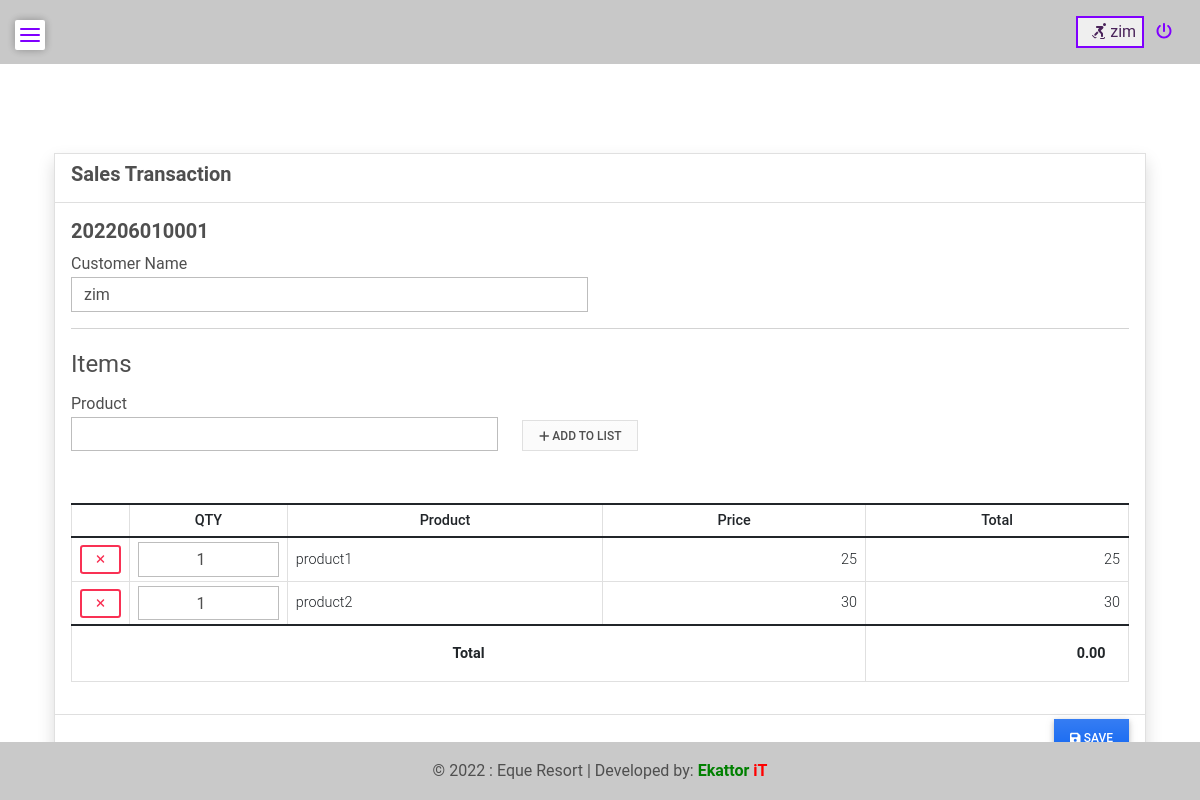
The app's page /manage_laundry/105 (signed in) with its own data.
### dataSet/models.py (models this page shows, shortened)
class Invoice(models.Model):
    transaction = models.CharField(max_length = 250)
    customer = models.CharField(max_length = 250)
    total = models.FloatField(default= 0)
    paid = models.FloatField(default= 0, blank=True, null=True)
    due = models.FloatField(default=0, blank=True, null=True)
    date_created = models.DateTimeField(default=timezone.now)
    date_updated = models.DateTimeField(auto_now=True)

class Invoice_Item(models.Model):
    invoice = models.ForeignKey(Invoice, on_delete=models.CASCADE)
    product = models.ForeignKey(Product, on_delete=models.CASCADE)
    stock = models.ForeignKey(Stock, on_delete=models.CASCADE, blank=True, null=True)
    buy_price = models.FloatField(default=0)
    price = models.FloatField(default=0)
    quantity = models.FloatField(default=0)
    def amount(self):
        return self.quantity * self.price

class Product(models.Model):
    code = models.CharField(max_length=100, blank=True, null=True)
    name = models.CharField(max_length=250, blank=True, null=True)
    brand = models.CharField(max_length=250, blank=True, null=True)
    unit = models.CharField(max_length=250, blank=True, null=True)
    rate = models.FloatField(default=0, blank=True, null=True)
    price = models.FloatField(default=0)
    status = models.CharField(max_length=2, choices=(('1', 'Active'), ('2', 'Inactive')), default=1)
    date_created = models.DateTimeField(default=timezone.now)
    date_updated = models.DateTimeField(auto_now=True)
    def __str__(self):
        return self.name + ' - ' + self.code

### dataSet/views.py (the view)
# urls.py: path('manage_laundry',views.manage_laundry,name='manage-laundry'),
@login_required
def manage_laundry(request, pk=None):
    context['page'] = 'manage_laundry'
    context['page_title'] = 'Manage laundry'
    context['products'] = Product.objects.filter(status=1).all()
    if pk is None:
        context['laundry'] = {}
        context['items'] = {}
    else:
        context['laundry'] = Invoice.objects.get(id=pk)
        context['items'] = Invoice_Item.objects.filter(invoice__id=pk).all()
    return render(request, 'manage_sale.html', context)

### dataSet/forms.py (shortened to what this page needs)
class UpdateProfile(UserChangeForm):
    username = forms.CharField(max_length=250,help_text="The Username field is required.")
    email = forms.EmailField(max_length=250,help_text="The Email field is required.")
    first_name = forms.CharField(max_length=250,help_text="The First Name field is required.")
    last_name = forms.CharField(max_length=250,help_text="The Last Name field is required.")
    current_password = forms.CharField(max_length=250)
    class Meta:
        model = User
        fields = ('email', 'username','first_name', 'last_name')

### dataSet/templates/manage_sale.html (shortened to what this page needs)
{% extends 'base.html' %} {% load humanize %} {% block pageContent %}
<div class="container pt-3">
    <div class="card card-default border shadow rounded-0">
        <div class="card-header">
            <div class="w-100 d-flex justify-content-between">
                <h5 class="fw-bolder card-title">Sales Transaction</h5>
            </div>
        </div>
        <div class="card-body">
            <div class="conteiner-fluid">
                <form action="" id="sale-form">
                    {% if laundry.transaction %}
                        <div class="row">
                            <div class="col-lg-6 col-md-6 col-sm-12 col-xs-12">
                                <div class="h5"><b>{{laundry.transaction}}</b></div>
                            </div>
                        </div>
                        {% endif %}
                    <div class="row">
                        <div class="col-lg-6 col-md-6 col-sm-12 col-xs-12">
                            <div class="from-group">
                                <label for="customer" class="control-label">Customer Name</label>
                                <input type="text" id="customer" name="customer" class="form-control rounded-0" value="{{laundry.customer}}">
                            </div>
                        </div>
                    </div>
                    <hr>
                    <fieldset>
                        <legend>Items</legend>
                        <div class="row align-items-end">
                            <div class="col-lg-5 col-md-6 col-sm-12 col-xs-12">
                                <div class="from-group">
                                    <label for="pid" class="control-label">Product</label>
                                    <select type="text" id="pid" class="form-control rounded-0">
                                        <option value="" selected="selected" disabled="disabled"></option>
                                        {% for product in products %}
                                            <option value="{{ product.pk }}">{{ product }}</option>
                                        {% endfor %}
                                    </select>
                                </div>
                            </div>
                            <div class="col-lg-2 col-md-2 col-sm-12 col-xs-12">
                                <button class="btn btn-sm btn-light border bg-gradient rounded-0 shadow-0" id="add_to_list" type="button"><i class="fa fa-plus"></i> Add to List</button>
                            </div>
                        </div>
                        <br>
                        <br>
                        <table class="table table-bordered" id="product-tbl">
                            <colgroup>
                                <col width="5%">
                                <col width="15%">
                                <col width="30%">
                                <col width="25%">
                                <col width="25%">
                            </colgroup>
                            <thead>
                                <tr>
                                    <th class="text-center px-2 py-1"></th>
                                    <th class="text-center px-2 py-1">QTY</th>
                                    <th class="text-center px-2 py-1">Product</th>
                                    <th class="text-center px-2 py-1">Price</th>
                                    <th class="text-center px-2 py-1">Total</th>
                                </tr>
                            </thead>
                            <tbody>
                                {% for pitem in items %}
                                <tr class="item">
                                    <td class="align-middle text-center px-2 py-1">
                                        <button class="btn btn-outline-danger btn-sm rem-item" type="button"><i class="fa fa-times"></i></button>
                                    </td>
                                    <td class="align-middle text-center px-2 py-1"><input type="number" min="0" name="quantity[]" value="{{pitem.quantity|floatformat}}" class="form-control rounded-0  text-center input-quantity"></td>
                                    <td class="align-middle px-2 py-1 product_name">{{pitem.product.name}}</td>
                                    <td class="align-middle text-end px-2 py-1 product_price">{{pitem.price|floatformat}}</td>
                                    <td class="align-middle text-end px-2 py-1 product_total">{{pitem.amount|floatformat}}</td>
                                </tr>
                                {% endfor %}
                            </tbody>
                            <tfoot>
                                <th colspan="4" class="text-center"><b>Total</b></th>
                                <th class="text-end">
                                    <span class="fw-bold" id="total">0.00</span>
                                </th>
                            </tfoot>
                        </table>
                    </fieldset>
                </form>
            </div>
        </div>
        <div class="card-footer py-1 text-end">
            <button class="btn btn-primary bg-gradient px-3 rounded-0" form="sale-form"><i class="fa fa-save"></i> Save</button>
        </div>
    </div>
</div>
 {% endblock pageContent %}

### dataSet/templates/base.html (shortened to what this page needs)
{% load static %}
<!DOCTYPE html>
<html lang="en">
<head>
    <link rel="stylesheet" href="https://cdnjs.cloudflare.com/ajax/libs/font-awesome/5.12.1/css/all.min.css">
    <link href='https://unpkg.com/boxicons@2.1.2/css/boxicons.min.css' rel='stylesheet'>
    <link rel="stylesheet" href="{% static 'assets/font-awesome/css/all.min.css' %}">
    <link rel="stylesheet" href="{% static 'assets/bootstrap/css/bootstrap.min.css' %}">
    <link rel="stylesheet" href="{% static 'assets/select2/dist/css/select2.min.css' %}">
    <link rel="stylesheet" href="{% static 'assets/mdb-blogtemplate/css/mdb.min.css' %}" />
    <link rel="stylesheet" href="{% static 'assets/DataTables/datatables.min.css' %}" />
    <link rel="stylesheet" href="{% static 'assets/default/css/style.css' %}">
</head>
<body class="">
<header class="bg-light text-lg-start">
    <div class="text-center p-3" style="background-color: rgba(0, 0, 0, 0.2); position: relative; width: 100%;">
        <div class="container-fluid">
            <div class="row">
                <div class="col-sm-7">
                    </div>
                <div class="col-sm-5">
                    <div class="text-end ">
                        {% if user.is_authenticated %}
                        <button title="Profile" style="border: 2px solid #8000ff;"><a href="profile" style="color: #4A235A;">&nbsp;&nbsp;<i class="fas fa-skating"></i> {{request.user}}</a></button>
                        <a href="{% url 'logout' %}" title="Logout" style="color: #8000ff;">&nbsp;&nbsp;<i class="fas fa-power-off"></i></a>
                        {% else %}
                        <a href="{% url 'login' %}" title="Login" style="color: #8000ff;">&nbsp;&nbsp;<i class="fas fa-sign-in-alt"></i> login</a>
                        {% endif %}
                    </div>
                </div>
            </div>
        </div>
    </div>
</header>
    <main class="py-5">
        <label>
		<div class="toggle">
			<span class="top_line common"></span>
			<span class="middle_line common"></span>
			<span class="bottom_line common"></span>
		</div>
	</label>
        <section class="">
            <div class="container mb-3">
                {% block pageContent %} {% endblock pageContent %}
            </div>
        </section>
    </main>
    <footer class="bg-light text-lg-start">
        <div class="text-center p-3" style="background-color: rgba(0, 0, 0, 0.2); position: relative; width: 100%;">
            © {% now 'Y' %} : Eque Resort | Developed by:
            <a class="text-dark" href="https://ekattorit.com/" target="_blank"><span style="color: green;"><strong>Ekattor</strong></span><span style="color: red;"><strong> iT</strong></span></a>
        </div>
    </footer>
</body>
</html>

### static/assets/default/css/style.css (style rules this page uses)
html, body { height: 100%; width: 100%; max-height: 100%; overflow: auto; display: flex; flex-direction: column; }
body>header { flex-shrink: auto; }
body>main { flex-shrink: auto; flex-grow: auto; overflow: auto; }
body>footer { flex-shrink: auto; position: absolute; bottom: 0; left: 0; width: calc(100%); }
.toggle { position: absolute; height: 30px; width: 30px; top: 20px; left: 15px; z-index: 1; cursor: pointer; border-radius: 2px; background: #fff; box-shadow: 0 0 10px rgba(0,0,0,0.3); }
.toggle .common { position: absolute; height: 2px; width: 20px; background: #8000ff; border-radius: 50px; transition: 0.3s ease; }
.toggle .top_line { top: 30%; left: 50%; transform: translate(-50%,-50%); }
.toggle .bottom_line { top: 70%; left: 50%; transform: translate(-50%,-50%); }
.toggle .middle_line { top: 50%; left: 50%; transform: translate(-50%,-50%); }

### records on screen
Invoice: transaction "202206010001", customer "zim"
Invoice_Item: quantity "1", product.name "product1", price "25", amount "25"
Invoice_Item: quantity "1", product.name "product2", price "30", amount "30"

### other values on screen
{{ request.user }} "zim"
